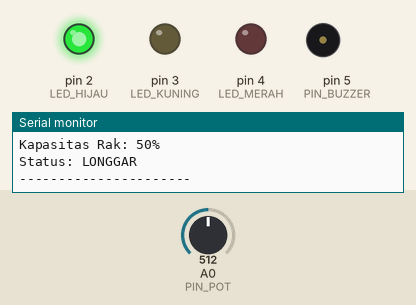
Recording of a program running on a simulated Arduino Uno, built with avr-gcc and run on an emulated ATmega328P. On the bench: output pins drawn as LEDs (lit = HIGH), buzzer (waves = sounding), the last lines printed to the serial monitor. The inputs (shaded band) are chosen by the test bench; at power-on: A0 (PIN_POT) = 512.

Above: at 1.3 s.
1.4 s: A0 (PIN_POT) set to 600
2.9 s: A0 (PIN_POT) set to 626
At 4.0 s:
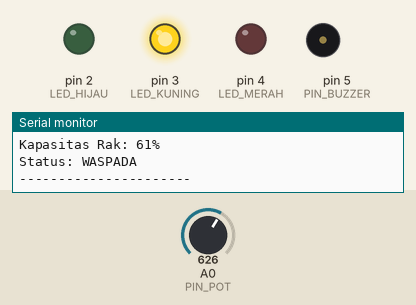
4.5 s: A0 (PIN_POT) set to 911
6.0 s: A0 (PIN_POT) set to 938
At 6.13 s:
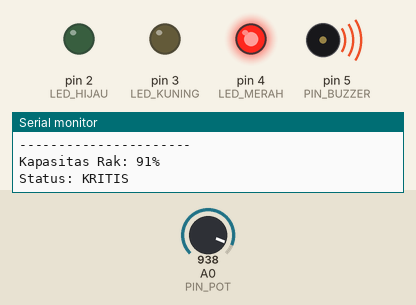
At 8.5 s:
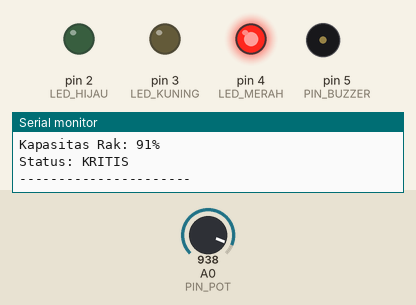
Timing chart, 0 to 10.0 s (numbered marks = the images above; inputs shaded):
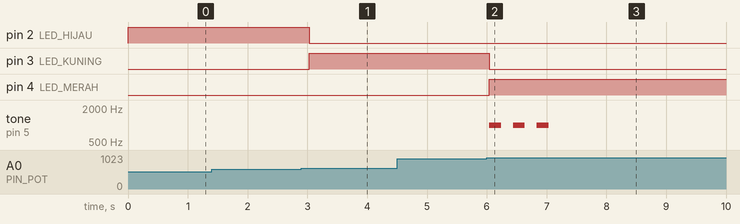

The program:

main.cpp
```cpp
#include <Arduino.h>

/*
  UTS SISTEM EMBEDDED
  Nama : Roby Anggara
  NIM  : 2510614023

  BATAS_JARAK = 23 cm
  SUHU_ATAS   = 23 C
  SUHU_BAWAH  = 20 C

  SOAL 1 - PANEL INDIKATOR KAPASITAS RAK
*/

#define PIN_POT A0

#define LED_HIJAU 2
#define LED_KUNING 3
#define LED_MERAH 4
#define PIN_BUZZER 5

int kapasitasSebelumnya = 0;

// Fungsi membaca kapasitas rak
int bacaKapasitas() {
  int nilaiADC = analogRead(PIN_POT);

  int persen = map(nilaiADC, 0, 1023, 0, 100);

  return persen;
}

// Fungsi membunyikan buzzer 3 kali
void bunyiBuzzer() {
  for (int i = 0; i < 3; i++) {
    tone(PIN_BUZZER, 1000);
    delay(200);
    noTone(PIN_BUZZER);
    delay(200);
  }
}

// Fungsi mengatur indikator LED
void updateIndikator(int persen) {

  if (persen < 60) {
    digitalWrite(LED_HIJAU, HIGH);
    digitalWrite(LED_KUNING, LOW);
    digitalWrite(LED_MERAH, LOW);

    Serial.println("Status: LONGGAR");
  }

  else if (persen <= 89) {
    digitalWrite(LED_HIJAU, LOW);
    digitalWrite(LED_KUNING, HIGH);
    digitalWrite(LED_MERAH, LOW);

    Serial.println("Status: WASPADA");
  }

  else {
    digitalWrite(LED_HIJAU, LOW);
    digitalWrite(LED_KUNING, LOW);
    digitalWrite(LED_MERAH, HIGH);

    Serial.println("Status: KRITIS");

    if (kapasitasSebelumnya < 90) {
      bunyiBuzzer();
    }
  }

  kapasitasSebelumnya = persen;
}

void setup() {
  Serial.begin(9600);

  pinMode(LED_HIJAU, OUTPUT);
  pinMode(LED_KUNING, OUTPUT);
  pinMode(LED_MERAH, OUTPUT);
  pinMode(PIN_BUZZER, OUTPUT);

  Serial.println("SISTEM INDIKATOR KAPASITAS RAK");
}

void loop() {
  int kapasitas = bacaKapasitas();

  Serial.print("Kapasitas Rak: ");
  Serial.print(kapasitas);
  Serial.println("%");

  updateIndikator(kapasitas);

  Serial.println("----------------------");

  delay(500);
}
```

Measured:
- the behaviour switches between 613 and 614 on A0 (PIN_POT) (found by bisection; images 0 and 1)
- the behaviour switches between 920 and 921 on A0 (PIN_POT) (found by bisection; images 1 and 2)
- after the input at 2.9 s, pin 2 (LED_HIJAU): HIGH → LOW after 0.13 s; pin 3 (LED_KUNING): LOW → HIGH after 0.13 s
- after the input at 6.0 s, pin 3 (LED_KUNING): HIGH → LOW at once; pin 4 (LED_MERAH): LOW → HIGH at once; tone on pin 5 (PIN_BUZZER): alternates 1000 Hz for 0.20 s and silent for 0.20 s, 6 changes in all, then stays silent, starting at once
